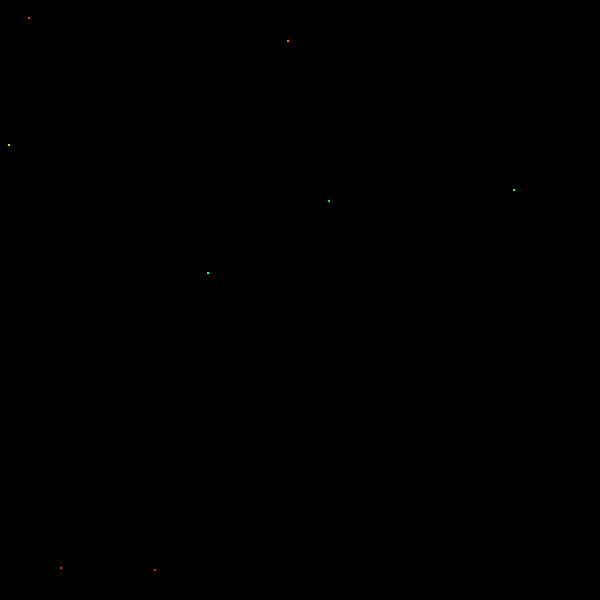
Frame 1 (no input)
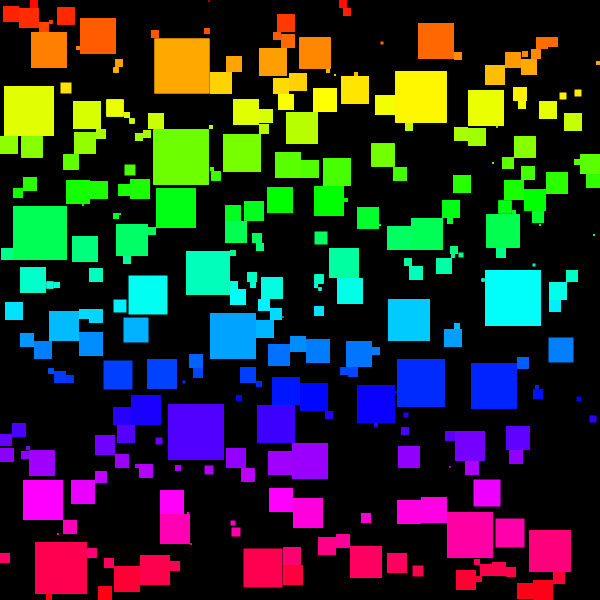
Frame 60 (the mouse pressed at the canvas centre just before this capture)
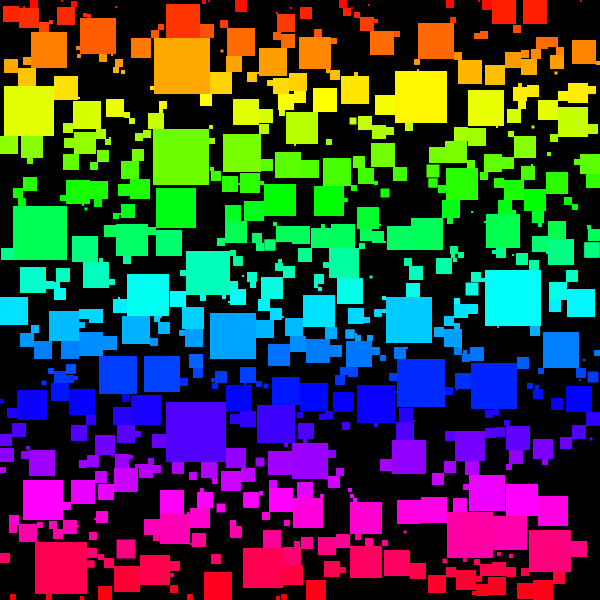
Frame 120 (the mouse held since frame 60 and released just before this capture)

The Processing sketch that drew these frames (run headless with seeded random() and noise(); from frame 60 on, the mouse is pressed at the canvas centre):

// Processing sketch: Main
// ── Main.pde
int PROBA_POP = 200;

ArrayList<Box> boxes;

void setup(){
    size(600, 600);
    frameRate(30);
    colorMode(HSB, 255);
    rectMode(CENTER);

    boxes = new ArrayList<Box>();
    for(int i=0; i<random(20); i++){
        boxes.add(new Box(int(random(width)), int(random(height))));
    }

    background(0);
}

void draw(){
    if(random(100) <= PROBA_POP){
        for(int i=0; i<random(20); i++){
            boxes.add(new Box(int(random(width)), int(random(height))));
        }
    }
    for(Box box : boxes){
        box.expand();
        box.display();
    }
}
// ── Box.pde
class Box{
    int size;
    int x;
    int y;
    boolean stuck;

    Box(int _x, int _y){
        this.x = _x;
        this.y = _y;

        boolean loop = true;
        while(loop){
            loop = false;
            for(Box box : boxes){
                if(box != this && this.touch(box)){
                    loop = true;
                    this.x = int(random(width));
                    this.y = int(random(height));
                    break;
                }
            }
        }

        this.size = 0;
        this.stuck = false;

        this.expand();
    }

    void display(){
        noStroke();
        fill(map(this.y,0,height,0,255), 255, 255);
        rect(this.x, this.y, this.size, this.size);
    }
    int expand(){
        if(this.stuck) return 0;
        this.size++;
        if(this.x-this.size/2 <= 0 || this.x+this.size/2 >= width || this.y-this.size/2 <= 0 || this.y+this.size/2 >= height){
            this.stuck = true;
            this.size--;
            return 0;
        }
        for(Box box : boxes){
            if(box != this && this.touch(box)){
                this.stuck = true;
                this.size--;
                return 0;
            }
        }
        return 0;
    }
    boolean touch(Box other){
        if(abs(this.y-other.y) <= (this.size+other.size)/2 && abs(this.x-other.x) <= (this.size+other.size)/2) return true;
        return false;
    }
}
